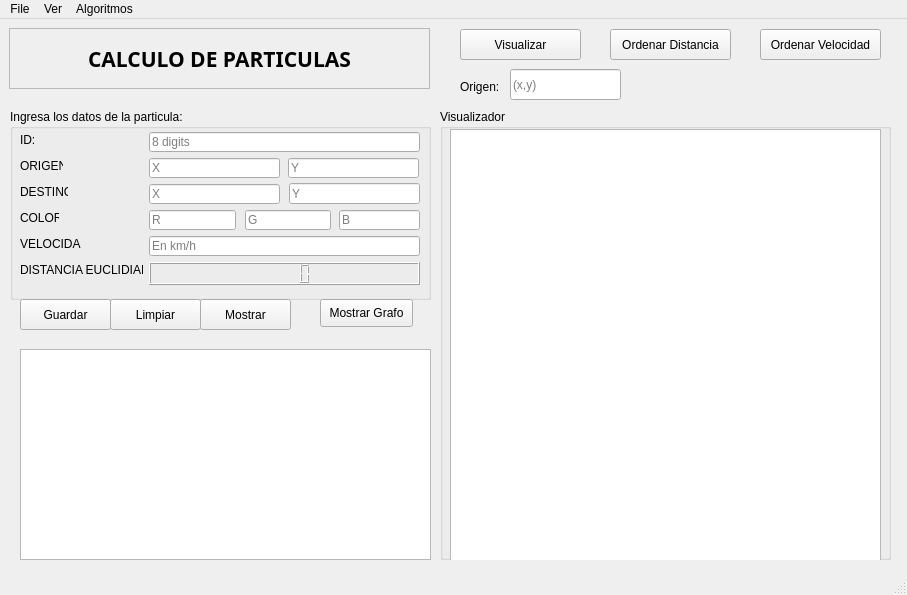
<?xml version="1.0" encoding="UTF-8"?>
<ui version="4.0">
 <class>MainWindow</class>
 <widget class="QMainWindow" name="MainWindow">
  <property name="geometry">
   <rect>
    <x>0</x>
    <y>0</y>
    <width>907</width>
    <height>595</height>
   </rect>
  </property>
  <property name="acceptDrops">
   <bool>false</bool>
  </property>
  <property name="windowTitle">
   <string>Calculo de particulas</string>
  </property>
  <property name="windowIcon">
   <iconset>
    <normaloff>gold-star-11546681624di2ymvxiq0.png</normaloff>gold-star-11546681624di2ymvxiq0.png</iconset>
  </property>
  <property name="autoFillBackground">
   <bool>false</bool>
  </property>
  <property name="tabShape">
   <enum>QTabWidget::Rounded</enum>
  </property>
  <widget class="QWidget" name="centralwidget">
   <widget class="QLabel" name="lbCALCULODEPARTICULAS">
    <property name="geometry">
     <rect>
      <x>9</x>
      <y>9</y>
      <width>421</width>
      <height>61</height>
     </rect>
    </property>
    <property name="font">
     <font>
      <family>Segoe UI Semibold</family>
      <pointsize>16</pointsize>
      <weight>75</weight>
      <bold>true</bold>
     </font>
    </property>
    <property name="layoutDirection">
     <enum>Qt::LeftToRight</enum>
    </property>
    <property name="frameShape">
     <enum>QFrame::StyledPanel</enum>
    </property>
    <property name="frameShadow">
     <enum>QFrame::Sunken</enum>
    </property>
    <property name="lineWidth">
     <number>4</number>
    </property>
    <property name="text">
     <string>CALCULO DE PARTICULAS</string>
    </property>
    <property name="alignment">
     <set>Qt::AlignCenter</set>
    </property>
    <property name="wordWrap">
     <bool>true</bool>
    </property>
    <property name="margin">
     <number>17</number>
    </property>
   </widget>
   <widget class="QGroupBox" name="groupBox">
    <property name="geometry">
     <rect>
      <x>10</x>
      <y>90</y>
      <width>421</width>
      <height>191</height>
     </rect>
    </property>
    <property name="title">
     <string>Ingresa los datos de la particula:</string>
    </property>
    <widget class="QLineEdit" name="leVELOCIDAD">
     <property name="geometry">
      <rect>
       <x>139</x>
       <y>127</y>
       <width>271</width>
       <height>20</height>
      </rect>
     </property>
     <property name="inputMask">
      <string/>
     </property>
     <property name="maxLength">
      <number>4</number>
     </property>
     <property name="placeholderText">
      <string>En km/h</string>
     </property>
    </widget>
    <widget class="QLineEdit" name="leDESTINOx">
     <property name="geometry">
      <rect>
       <x>139</x>
       <y>75</y>
       <width>131</width>
       <height>20</height>
      </rect>
     </property>
     <property name="inputMask">
      <string/>
     </property>
     <property name="text">
      <string/>
     </property>
     <property name="maxLength">
      <number>3</number>
     </property>
     <property name="placeholderText">
      <string>X</string>
     </property>
    </widget>
    <widget class="QLabel" name="lbVELOCIDAD">
     <property name="geometry">
      <rect>
       <x>10</x>
       <y>127</y>
       <width>61</width>
       <height>16</height>
      </rect>
     </property>
     <property name="text">
      <string>VELOCIDAD:</string>
     </property>
    </widget>
    <widget class="QLineEdit" name="leID">
     <property name="geometry">
      <rect>
       <x>139</x>
       <y>23</y>
       <width>271</width>
       <height>20</height>
      </rect>
     </property>
     <property name="maxLength">
      <number>8</number>
     </property>
     <property name="placeholderText">
      <string>8 digits</string>
     </property>
    </widget>
    <widget class="QLabel" name="lbDISTANCIA">
     <property name="geometry">
      <rect>
       <x>10</x>
       <y>153</y>
       <width>123</width>
       <height>16</height>
      </rect>
     </property>
     <property name="text">
      <string>DISTANCIA EUCLIDIANA:</string>
     </property>
    </widget>
    <widget class="QLabel" name="lbDESTINO">
     <property name="geometry">
      <rect>
       <x>10</x>
       <y>75</y>
       <width>48</width>
       <height>16</height>
      </rect>
     </property>
     <property name="text">
      <string>DESTINO:</string>
     </property>
    </widget>
    <widget class="QLabel" name="lbID">
     <property name="geometry">
      <rect>
       <x>10</x>
       <y>23</y>
       <width>16</width>
       <height>16</height>
      </rect>
     </property>
     <property name="text">
      <string>ID:</string>
     </property>
    </widget>
    <widget class="QLineEdit" name="leORIGENx">
     <property name="geometry">
      <rect>
       <x>139</x>
       <y>49</y>
       <width>131</width>
       <height>20</height>
      </rect>
     </property>
     <property name="autoFillBackground">
      <bool>false</bool>
     </property>
     <property name="inputMask">
      <string/>
     </property>
     <property name="text">
      <string notr="true"/>
     </property>
     <property name="maxLength">
      <number>3</number>
     </property>
     <property name="placeholderText">
      <string>X</string>
     </property>
    </widget>
    <widget class="QLabel" name="lbORIGEN">
     <property name="geometry">
      <rect>
       <x>10</x>
       <y>49</y>
       <width>43</width>
       <height>16</height>
      </rect>
     </property>
     <property name="text">
      <string>ORIGEN:</string>
     </property>
    </widget>
    <widget class="QLineEdit" name="leCOLORr">
     <property name="geometry">
      <rect>
       <x>139</x>
       <y>101</y>
       <width>87</width>
       <height>20</height>
      </rect>
     </property>
     <property name="inputMask">
      <string/>
     </property>
     <property name="maxLength">
      <number>3</number>
     </property>
     <property name="placeholderText">
      <string>R</string>
     </property>
    </widget>
    <widget class="QLabel" name="lbCOLOR">
     <property name="geometry">
      <rect>
       <x>10</x>
       <y>101</y>
       <width>39</width>
       <height>16</height>
      </rect>
     </property>
     <property name="text">
      <string>COLOR:</string>
     </property>
    </widget>
    <widget class="QLineEdit" name="leCOLORg">
     <property name="geometry">
      <rect>
       <x>235</x>
       <y>101</y>
       <width>86</width>
       <height>20</height>
      </rect>
     </property>
     <property name="inputMask">
      <string/>
     </property>
     <property name="maxLength">
      <number>3</number>
     </property>
     <property name="placeholderText">
      <string>G</string>
     </property>
    </widget>
    <widget class="QLineEdit" name="leCOLORb">
     <property name="geometry">
      <rect>
       <x>329</x>
       <y>101</y>
       <width>81</width>
       <height>20</height>
      </rect>
     </property>
     <property name="inputMask">
      <string/>
     </property>
     <property name="text">
      <string/>
     </property>
     <property name="maxLength">
      <number>3</number>
     </property>
     <property name="placeholderText">
      <string>B</string>
     </property>
    </widget>
    <widget class="QLineEdit" name="leORIGENy">
     <property name="geometry">
      <rect>
       <x>278</x>
       <y>49</y>
       <width>131</width>
       <height>20</height>
      </rect>
     </property>
     <property name="locale">
      <locale language="Spanish" country="UnitedStates"/>
     </property>
     <property name="inputMask">
      <string/>
     </property>
     <property name="text">
      <string/>
     </property>
     <property name="maxLength">
      <number>3</number>
     </property>
     <property name="placeholderText">
      <string>Y</string>
     </property>
    </widget>
    <widget class="QLineEdit" name="leDESTINOy">
     <property name="geometry">
      <rect>
       <x>279</x>
       <y>74</y>
       <width>131</width>
       <height>21</height>
      </rect>
     </property>
     <property name="inputMask">
      <string/>
     </property>
     <property name="maxLength">
      <number>3</number>
     </property>
     <property name="placeholderText">
      <string>Y</string>
     </property>
    </widget>
    <widget class="QLCDNumber" name="lcdDistancia">
     <property name="geometry">
      <rect>
       <x>139</x>
       <y>153</y>
       <width>271</width>
       <height>23</height>
      </rect>
     </property>
    </widget>
   </widget>
   <widget class="QPushButton" name="pbGuardar">
    <property name="geometry">
     <rect>
      <x>20</x>
      <y>280</y>
      <width>91</width>
      <height>31</height>
     </rect>
    </property>
    <property name="text">
     <string>Guardar</string>
    </property>
   </widget>
   <widget class="QPushButton" name="pbLimpiar">
    <property name="geometry">
     <rect>
      <x>110</x>
      <y>280</y>
      <width>91</width>
      <height>31</height>
     </rect>
    </property>
    <property name="text">
     <string>Limpiar</string>
    </property>
   </widget>
   <widget class="QPushButton" name="pbMostrar">
    <property name="geometry">
     <rect>
      <x>200</x>
      <y>280</y>
      <width>91</width>
      <height>31</height>
     </rect>
    </property>
    <property name="text">
     <string>Mostrar</string>
    </property>
   </widget>
   <widget class="QPlainTextEdit" name="plainTextEdit">
    <property name="geometry">
     <rect>
      <x>20</x>
      <y>330</y>
      <width>411</width>
      <height>211</height>
     </rect>
    </property>
   </widget>
   <widget class="QGroupBox" name="groupBox_2">
    <property name="geometry">
     <rect>
      <x>440</x>
      <y>90</y>
      <width>451</width>
      <height>451</height>
     </rect>
    </property>
    <property name="title">
     <string>Visualizador</string>
    </property>
    <widget class="QGraphicsView" name="graphicsView">
     <property name="geometry">
      <rect>
       <x>10</x>
       <y>20</y>
       <width>431</width>
       <height>461</height>
      </rect>
     </property>
    </widget>
   </widget>
   <widget class="QPushButton" name="pbOrdenarDistancia">
    <property name="geometry">
     <rect>
      <x>610</x>
      <y>10</y>
      <width>121</width>
      <height>31</height>
     </rect>
    </property>
    <property name="text">
     <string>Ordenar Distancia</string>
    </property>
   </widget>
   <widget class="QPushButton" name="pbOrdenarVelocidad">
    <property name="geometry">
     <rect>
      <x>760</x>
      <y>10</y>
      <width>121</width>
      <height>31</height>
     </rect>
    </property>
    <property name="text">
     <string>Ordenar Velocidad</string>
    </property>
   </widget>
   <widget class="QPushButton" name="pbVisualizar">
    <property name="geometry">
     <rect>
      <x>460</x>
      <y>10</y>
      <width>121</width>
      <height>31</height>
     </rect>
    </property>
    <property name="text">
     <string>Visualizar</string>
    </property>
   </widget>
   <widget class="QPushButton" name="pbMostrarGrafo">
    <property name="geometry">
     <rect>
      <x>320</x>
      <y>280</y>
      <width>93</width>
      <height>28</height>
     </rect>
    </property>
    <property name="text">
     <string>Mostrar Grafo</string>
    </property>
   </widget>
   <widget class="QLineEdit" name="origenGrafo">
    <property name="geometry">
     <rect>
      <x>510</x>
      <y>50</y>
      <width>111</width>
      <height>31</height>
     </rect>
    </property>
    <property name="maxLength">
     <number>8</number>
    </property>
    <property name="placeholderText">
     <string>(x,y)</string>
    </property>
   </widget>
   <widget class="QLabel" name="label">
    <property name="geometry">
     <rect>
      <x>460</x>
      <y>60</y>
      <width>55</width>
      <height>16</height>
     </rect>
    </property>
    <property name="text">
     <string>Origen: </string>
    </property>
   </widget>
  </widget>
  <widget class="QStatusBar" name="statusbar"/>
  <widget class="QMenuBar" name="menuBar">
   <property name="geometry">
    <rect>
     <x>0</x>
     <y>0</y>
     <width>907</width>
     <height>26</height>
    </rect>
   </property>
   <widget class="QMenu" name="menuFile">
    <property name="title">
     <string>File</string>
    </property>
    <addaction name="actionAbrir"/>
    <addaction name="actionGuardar"/>
   </widget>
   <widget class="QMenu" name="menuVer">
    <property name="title">
     <string>Ver</string>
    </property>
    <addaction name="aVerPuntos"/>
    <addaction name="actionGrafo"/>
   </widget>
   <widget class="QMenu" name="menuAlgoritmos">
    <property name="title">
     <string>Algoritmos</string>
    </property>
    <addaction name="aPuntosCercanos"/>
    <addaction name="aRecorridoProfundidad"/>
    <addaction name="aRecorridoAnchura"/>
    <addaction name="aPrim"/>
    <addaction name="aKruskal"/>
    <addaction name="aMostrar"/>
   </widget>
   <addaction name="menuFile"/>
   <addaction name="menuVer"/>
   <addaction name="menuAlgoritmos"/>
  </widget>
  <action name="actionAbrir">
   <property name="text">
    <string>Abrir</string>
   </property>
  </action>
  <action name="actionGuardar">
   <property name="text">
    <string>Guardar Archivo</string>
   </property>
  </action>
  <action name="aVerPuntos">
   <property name="text">
    <string>Puntos</string>
   </property>
  </action>
  <action name="aPuntosCercanos">
   <property name="text">
    <string>Puntos Más cercano</string>
   </property>
  </action>
  <action name="actionGrafo">
   <property name="text">
    <string>Grafo</string>
   </property>
  </action>
  <action name="aRecorridoProfundidad">
   <property name="text">
    <string>Recorrido Profundidad</string>
   </property>
  </action>
  <action name="aRecorridoAnchura">
   <property name="text">
    <string>Recorrido Anchura</string>
   </property>
  </action>
  <action name="aPrim">
   <property name="text">
    <string>Prim</string>
   </property>
  </action>
  <action name="aMostrar">
   <property name="text">
    <string>Mostrar Grafo</string>
   </property>
  </action>
  <action name="aKruskal">
   <property name="text">
    <string>Kruskal</string>
   </property>
  </action>
 </widget>
 <resources/>
 <connections/>
</ui>
